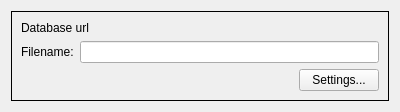
<?xml version="1.0" encoding="utf-8"?>
<!--
######################################################################################################################
# Copyright (C) 2017 - 2019 Spine project consortium
# This file is part of Spine Toolbox.
# Spine Toolbox is free software: you can redistribute it and/or modify it under the terms of the GNU Lesser General
# Public License as published by the Free Software Foundation, either version 3 of the License, or (at your option)
# any later version. This program is distributed in the hope that it will be useful, but WITHOUT ANY WARRANTY;
# without even the implied warranty of MERCHANTABILITY or FITNESS FOR A PARTICULAR PURPOSE. See the GNU Lesser General
# Public License for more details. You should have received a copy of the GNU Lesser General Public License along with
# this program. If not, see <http://www.gnu.org/licenses/>.
######################################################################################################################
-->
<ui version="4.0">
 <class>Form</class>
 <widget class="QWidget" name="Form">
  <property name="geometry">
   <rect>
    <x>0</x>
    <y>0</y>
    <width>400</width>
    <height>110</height>
   </rect>
  </property>
  <property name="windowTitle">
   <string>Form</string>
  </property>
  <layout class="QVBoxLayout" name="verticalLayout_2">
   <item>
    <widget class="QFrame" name="frame">
     <property name="frameShape">
      <enum>QFrame::Box</enum>
     </property>
     <property name="frameShadow">
      <enum>QFrame::Plain</enum>
     </property>
     <layout class="QVBoxLayout" name="verticalLayout">
      <item>
       <widget class="QLabel" name="url_label">
        <property name="text">
         <string>Database url</string>
        </property>
       </widget>
      </item>
      <item>
       <layout class="QFormLayout" name="formLayout">
        <item row="0" column="0">
         <widget class="QLabel" name="file_name_label">
          <property name="text">
           <string>Filename:</string>
          </property>
         </widget>
        </item>
        <item row="0" column="1">
         <widget class="QLineEdit" name="out_file_name_edit"/>
        </item>
       </layout>
      </item>
      <item>
       <layout class="QHBoxLayout" name="horizontalLayout">
        <item>
         <spacer name="horizontalSpacer">
          <property name="orientation">
           <enum>Qt::Horizontal</enum>
          </property>
          <property name="sizeHint" stdset="0">
           <size>
            <width>40</width>
            <height>20</height>
           </size>
          </property>
         </spacer>
        </item>
        <item>
         <widget class="QPushButton" name="settings_button">
          <property name="text">
           <string>Settings...</string>
          </property>
         </widget>
        </item>
       </layout>
      </item>
     </layout>
    </widget>
   </item>
  </layout>
 </widget>
 <resources/>
 <connections/>
</ui>
